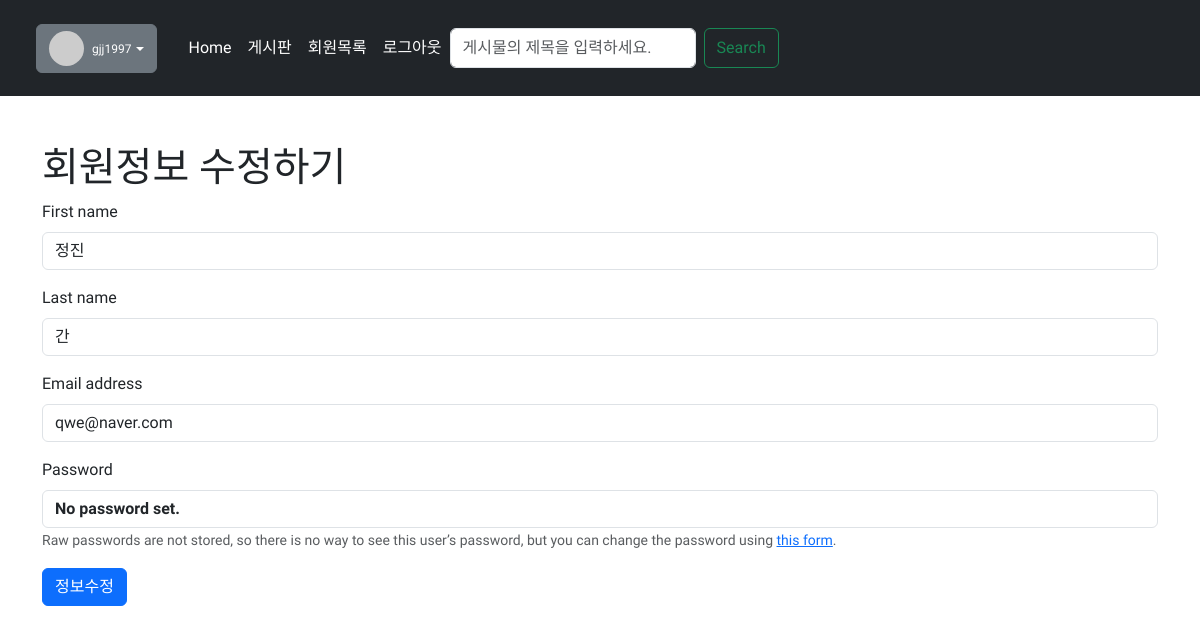
The page /accounts/update/ (signed in) on the database its author committed.
### accounts/models.py (models this page shows, shortened)
class User(AbstractUser):
    profile_image = models.ImageField(upload_to="images/", blank=True)
    followings = models.ManyToManyField(
        "self", symmetrical=False, related_name="followers"
    )

### accounts/views.py (the view)
# urls.py: path("update/", views.update, name="update"),
@login_required
def update(request):
    if request.method == "POST":
        form = CustomUserChangeForm(request.POST, instance=request.user)
        if form.is_valid():
            form.save()
            return redirect("accounts:detail", request.user.pk)
    else:
        form = CustomUserChangeForm(instance=request.user)
    context = {
        "form": form,
    }
    return render(request, "accounts/update.html", context)

### accounts/forms.py
class CustomUserChangeForm(UserChangeForm):
    class Meta:
        model = get_user_model()
        fields = (
            "first_name",
            "last_name",
            "email",
        )

### accounts/templates/accounts/update.html (shortened to what this page needs)
{% extends 'base.html' %}
{% load django_bootstrap5 %}
{% block body %}
<h1>회원정보 수정하기</h1>
<form action="" method="POST">
    {% bootstrap_form form %}
    {% bootstrap_button button_type="submit" content="정보수정" %}
</form>
{% endblock %}

### pjt/templates/base.html (shortened to what this page needs)
{% load django_bootstrap5 %}
<!DOCTYPE html>
<html lang="ko">
<head>
    <link rel="stylesheet" href="https://cdn.jsdelivr.net/npm/bootstrap-icons@1.9.1/font/bootstrap-icons.css">
    <link href="https://cdn.jsdelivr.net/npm/bootstrap@5.2.2/dist/css/bootstrap.min.css" rel="stylesheet"
>
    {% bootstrap_css %}
</head>
<nav class="navbar navbar-expand-md navbar-dark bg-dark">
    {% if request.user.is_authenticated %}
    <div class="container-fluid">
        <div class="dropdown px-4 py-3" style="height:5rem; z-index:2;">
            <a class="btn btn-secondary start-0 d-flex justify-content-center align-items-center dropdown-toggle"
                href="#" role="button" data-bs-toggle="dropdown" aria-expanded="false">
                {% if request.user.profile_image %}
                <div class="rounded-circle bg-white"
                    style="width:35px; height:35px; background-image:url({{ request.user.profile_image.url }}); background-repeat:no-repeat; background-position:center; background-size:contain;);">
                </div>
                {% else %}
                <div class="rounded-circle"
                    style="width:35px; height:35px; background-image:url('https://dummyimage.com/35x35/000/fff');">
                </div>
                {% endif %}
                <div class="ms-2 text-start">
                    <p class="m-0 text-white" style="font-size:12px;">{{ request.user.username}}</p>
                </div>
            </a>
        </div>
        <div class="collapse navbar-collapse justify-content-start" id="navbarNav">
            <ul class="navbar-nav">
                <li class="nav-item">
                    <a class="nav-link active" aria-current="page" href="/">Home</a>
                </li>
                <li class="nav-item">
                    <a class="nav-link active" aria-current="page" href="{% url 'articles:index' %}">게시판</a>
                </li>
                <li class="nav-item">
                    <a class="nav-link active" aria-current="page" href="{% url 'accounts:index' %}">회원목록</a>
                </li>
                <li class="nav-item">
                    <a class="nav-link active" aria-current="page" href="{% url 'accounts:logout' %}">로그아웃</a>
                </li>
                <form class="d-flex" role="search" action="{% url 'articles:search' %}">
                    <input class="form-control me-2" type="search" placeholder="게시물의 제목을 입력하세요." aria-label="Search"
                        name="search">
                    <button class="btn btn-outline-success" type="submit">Search</button>
                </form>
                    {% endif %}
            </ul>
        </div>
    </div>
</nav>
<body>
    <div class="container my-5">
        {% block body %}
        {% endblock body %}
    </div>
</body>
</html>

### pjt/templates/base.html (style rules this page uses)
* { font-family: 'IBM Plex Sans KR', sans-serif; }

### rows shown on the page
User: user.username "gjj1997", first_name "정진", last_name "간", email "qwe@naver.com"
